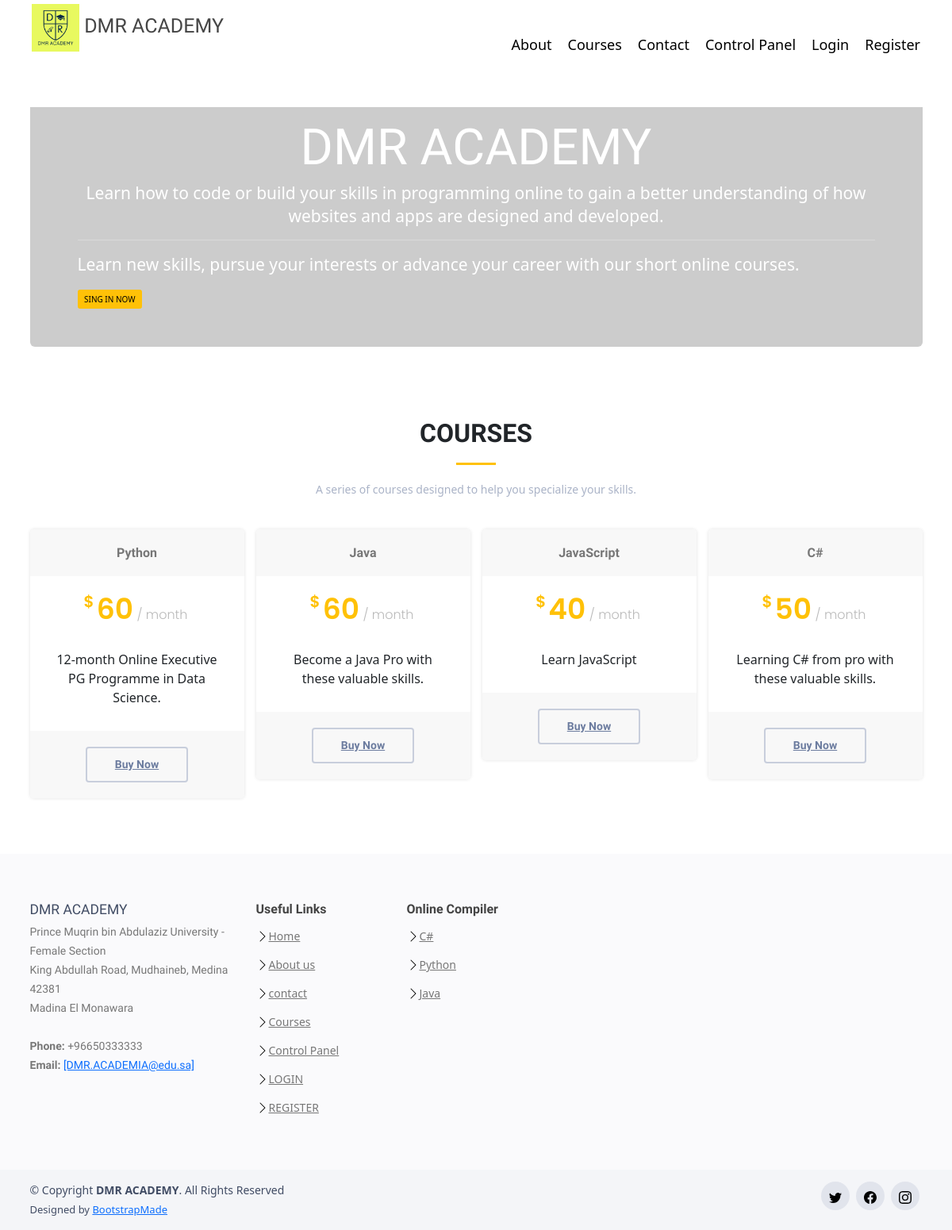
Page /courses/ on the earlier database version.
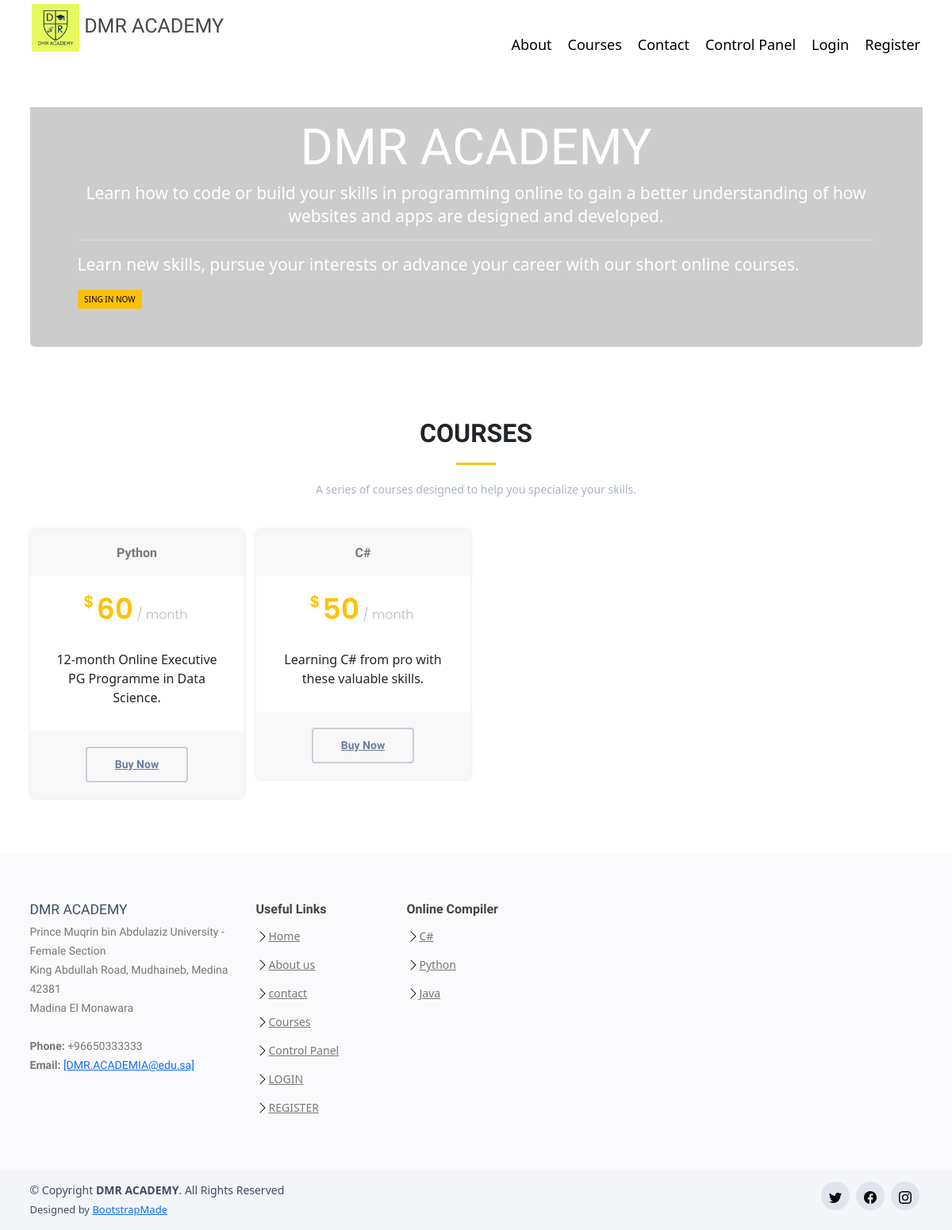
Same page on the later database version.
### project/models.py (models this page shows, shortened)
class courses(models.Model):
    title = models.CharField(max_length=150)
    price = models.IntegerField()
    body = models.CharField(max_length=250)
    archive= models.BooleanField(default=False)

### project/views.py (the view)
# urls.py: path('courses/', views.index6, name="courses"),
def index6(request):
    var_1 = courses.objects.all().filter(archive=False)
    return render(request, 'project/courses.html', {'var_1': var_1})

### project/templates/project/courses.html (shortened to what this page needs)
<!DOCTYPE html>
{% extends 'project/nevbar.html' %}
{% block contact %}
{% load static %}
<html lang="en">
  <head>
  <link  href="{% static 'project/css/bootstrap.min.css' %}" rel="stylesheet">
   <link  href="{% static 'project/css/bootstrap-icons.css' %}" rel="stylesheet">
   <link  href="{% static 'project/css/boxicons.min.css' %}" rel="stylesheet">
   <link  href="{% static 'project/css/glightbox.min.css' %}" rel="stylesheet">
   <link  href="{% static 'project/css/swiper-bundle.min.css' %}" rel="stylesheet">
   <link  href="{% static 'project/css/style.css' %}" rel="stylesheet">
<link href="/docs/5.0/dist/css/bootstrap.min.css" rel="stylesheet">
  </head>
  <body>
  <div class="container">
<div class="jumbotron" style="background:  #cccccc
 ;color:white ;  margin-top: 100px;" >
  <h1 class="display-4" style="text-align: center">DMR ACADEMY</h1>
  <p class="lead" style="text-align: center"> Learn how to code or build your skills in programming online to gain a better understanding of how websites and apps are designed and developed.</p>
  <hr class="my-4"style="text-align:center">
  <p>Learn new skills, pursue your interests or advance your career with our short online courses.</p>
  <div class="btn-wrap">
                <a href="/loginuser" class="btn btn-warning"> SING IN NOW</a>
              </div>
</div>
 </div>
    <section id="pricing" class="pricing">
      <div class="container">
        <div class="section-title">
          <h2>Courses</h2>
          <p>A series of courses designed to help you specialize your skills.</p>
        </div>
          <div class="row">
        {% for x in var_1.all %}
         <div class="col-lg-3 col-md-6 mt-4 mt-lg-0 py-3">
            <div class="box">
              <h3>{{x.title}}</h3>
              <h4><sup>$</sup>{{x.price}}<span> / month</span></h4>
              <div class="card" style="border: none;">
                <div class="card-body">
                  <p class="card-text" style="font-size: medium;">{{ x.body }}</p>
                </div>
              </div>
              <div class="btn-wrap">
                <a href="/buynow" class="btn-buy">Buy Now</a>
              </div>
            </div>
  </div>
  {% endfor %}
      </div>
            </div>
</section>
  </body>
</html>
{% endblock contact %}

### project/templates/project/nevbar.html (shortened to what this page needs)
{% load static %}
 <html lang="en">
<head>
  <link rel="stylesheet" href="https://maxcdn.bootstrapcdn.com/bootstrap/3.4.1/css/bootstrap.min.css">
</head>
<body>
  <nav>
    <a href="/" style="margin-top: 5px;text-decoration: none;"><div id="brand">
      <div id="logo"><img src="{% static 'project/img/RRR.png' %}" width="60px"></div>
      <h1 style="color: rgb(70, 70, 70);">&nbsp;DMR ACADEMY</h1>
    </div></a>
    <div id="menu">
      <ul class="ul">
        <li class="li"><a href="/about/">
          <div style="font-size: large;">About</div>
            </a>
        </li>
        <li class="li"><a href="/courses/">
          <div style="font-size: large;">Courses</div>
        </a></li>
        <li class="li"><a href="/contact/">
          <div style="font-size: large;">Contact</div>
        </a></li>
        <li class="li"><a href="/controlpanel">
          <div style="font-size: large;">Control Panel</div>
        </a></li>
              {% if user.is_authenticated %}
              <li class="li">
                <form method="POST" action="{% url 'logoutuser' %}">
                {% csrf_token %}
            <button type="submit"
            style="border: none;
            outline: none;
            background: white;"><div class="ppp" style="font-size: large;">Logout</div></button></li>
              <li class="li">
                <a href="#"><div style="font-size: large;"><span class="glyphicon glyphicon-user"></span>{{ user.username }}</div></a>
              </li>
            {% else %}
            <li class="li">
            <a href="/loginuser">
              <div style="font-size: large;">Login</div></a>
            </li>
            <li class="li">
              <a href="/register">
                <div style="font-size: large;">Register</div></a>
              </li>
            {% endif %}
      </ul>
    </div>
  </nav>
  </body>
{% block contact %}
{% endblock contact %}
  <footer id="footer">
    <div class="footer-top">
      <div class="container">
        <div class="row">
          <div class="col-lg-3 col-md-6 footer-contact">
            <h3>DMR ACADEMY</h3>
            <p>
            Prince Muqrin bin Abdulaziz University - Female Section <br>
             King Abdullah Road, Mudhaineb, Medina 42381<br>
              Madina El Monawara<br><br>
              <strong>Phone:</strong> +96650333333<br>
              <strong>Email:</strong> <a href="mailto:DMR.ACADEMIA@edu.sa" class="__cf_email__" data-cfemail="7a13141c153a1f021b170a161f54191517">[DMR.ACADEMIA@edu.sa]</a><br>
            </p>
          </div>
          <div class="col-lg-2 col-md-6 footer-links">
            <h4>Useful Links</h4>
            <ul style="list-style-type: none;">
              <li><img src="{% static 'project/img/chevron-right.svg' %}"> <a href="/index/">Home</a></li>
              <li> <img src="{% static 'project/img/chevron-right.svg' %}"><a href="/about/">About us</a></li>
              <li><img src="{% static 'project/img/chevron-right.svg' %}"> <a href="/contact/">contact</a></li>
              <li><img src="{% static 'project/img/chevron-right.svg' %}"> <a href="/courses/">Courses</a></li>
              <li><img src="{% static 'project/img/chevron-right.svg' %}"> <a href="/controlpanel">Control Panel</a></li>
              <li><img src="{% static 'project/img/chevron-right.svg' %}"> <a href="/loginuser">LOGIN </a></li>
              <li><img src="{% static 'project/img/chevron-right.svg' %}"> <a href="/register/">REGISTER </a></li>
            </ul>
          </div>
          <div class="col-lg-2 col-md-6 footer-links">
            <h4>Online Compiler</h4>
            <ul style="list-style-type: none;">
              <li><img src="{% static 'project/img/chevron-right.svg' %}"> <a href="csharp">C#</a></li>
              <li> <img src="{% static 'project/img/chevron-right.svg' %}"><a href="python">Python</a></li>
              <li><img src="{% static 'project/img/chevron-right.svg' %}"> <a href="java">Java</a></li>
            </ul>
          </div>
        </div>
      </div>
    </div>
    <div class="container d-md-flex py-4">
      <div class="me-md-auto text-center text-md-start">
        <div class="copyright">
          &copy; Copyright <strong><span>DMR ACADEMY</span></strong>. All Rights Reserved
        </div>
        <div class="credits">
          Designed by <a href="https://bootstrapmade.com/">BootstrapMade</a>
        </div>
      </div>
      <div class="social-links text-center text-md-right pt-3 pt-md-0">
        <a href="https://twitter.com/?lang=ar" class="twitter"><img src="{% static 'project/img/twitter.svg' %}"></a>
        <a href="https://ar-ar.facebook.com/" class="facebook"><img src="{% static 'project/img/facebook.svg' %}"></a>
        <a href="https://www.instagram.com/" class="instagram"><img src="{% static 'project/img/instagram.svg' %}"></a>
      </div>
    </div>
  </footer>
</html>

### project/static/project/css/style.css (style rules this page uses)
body { font-family: "Open Sans", sans-serif; color: #444444; }
a { color: #ffc107; text-decoration: none; }
h1, h2, h3, h4, h5, h6 { font-family: "Raleway", sans-serif; }
section { padding: 60px 0; }
.section-title { text-align: center; padding-bottom: 30px; }
.section-title h2 { font-size: 32px; font-weight: bold; text-transform: uppercase; margin-bottom: 20px; padding-bottom: 20px; position: relative; }
.section-title h2::after { content: ''; position: absolute; display: block; width: 50px; height: 3px; background: #ffc107; bottom: 0; left: calc(50% - 25px); }
.section-title p { margin-bottom: 0; font-size: 14px; color: #aab3c7; }
.pricing .box { padding: 20px; background: #fff; text-align: center; box-shadow: 0px 0px 4px rgba(0, 0, 0, 0.12); border-radius: 5px; position: relative; overflow: hidden; }
.pricing h3 { font-weight: 400; margin: -20px -20px 20px -20px; padding: 20px 15px; font-size: 16px; font-weight: 600; color: #777777; background: #f8f8f8; }
.pricing h4 { font-size: 36px; color: #ffc107; font-weight: 600; font-family: "Poppins", sans-serif; margin-bottom: 20px; }
.pricing h4 sup { font-size: 20px; top: -15px; left: -3px; }
.pricing h4 span { color: #bababa; font-size: 16px; font-weight: 300; }
.pricing .btn-wrap { margin: 20px -20px -20px -20px; padding: 20px 15px; background: #f8f8f8; text-align: center; }
.pricing .btn-buy { display: inline-block; padding: 10px 35px; border-radius: 4px; transition: none; font-size: 14px; font-weight: 400; font-family: "Raleway", sans-serif; font-weight: 600; transition: 0.3s; border: 2px solid #c8cedc; color: #6c7c9f; }
#footer { color: #414c64; font-size: 14px; background: #f4f5f8; }
#footer .footer-top { padding: 60px 0 30px 0; background: #fafafc; }
#footer .footer-top .footer-contact { margin-bottom: 30px; }
#footer .footer-top .footer-contact p { font-size: 14px; line-height: 24px; margin-bottom: 0; font-family: "Raleway", sans-serif; color: #777777; }
#footer .footer-top h4 { font-size: 16px; font-weight: bold; color: #444444; position: relative; padding-bottom: 12px; }
#footer .footer-top .footer-links { margin-bottom: 30px; }
#footer .footer-top .footer-links ul { list-style: none; padding: 0; margin: 0; }
#footer .footer-top .footer-links ul li { padding: 10px 0; display: flex; align-items: center; }
#footer .footer-top .footer-links ul li:first-child { padding-top: 0; }
#footer .footer-top .footer-links ul a { color: #777777; transition: 0.3s; display: inline-block; line-height: 1; }
#footer .credits { padding-top: 5px; font-size: 13px; }
#footer .social-links a { font-size: 18px; display: inline-block; background: #e1e4ec; color: #5f6f92; line-height: 1; padding: 8px 0; margin-right: 4px; border-radius: 50%; text-align: center; width: 36px; height: 36px; transition: 0.3s; }

### project/templates/project/nevbar.html (style rules this page uses)
#logo { color: aliceblue; }
nav { width: 100vw; height: 135px; background: #ffffff; display: grid; grid-template-columns: 1fr 1fr; position: fixed; z-index: 10; transition: all 0.3s; }
#brand, #menu, .ul { display: flex; align-items: center; list-style-type: none; }
#brand { padding-left: 40px; }
#menu { justify-content: flex-end; padding-right: 40px; }
.li { margin-left: 20px; }
.li a { width: auto; height: 40px; color: rgb(0, 0, 0); text-decoration: none; display: block; }

Differences in the rows shown:
removed courses: title "Java", price "60", body "Become a Java Pro with these valuable skills."
removed courses: title "JavaScript", price "40", body "Learn JavaScript"
